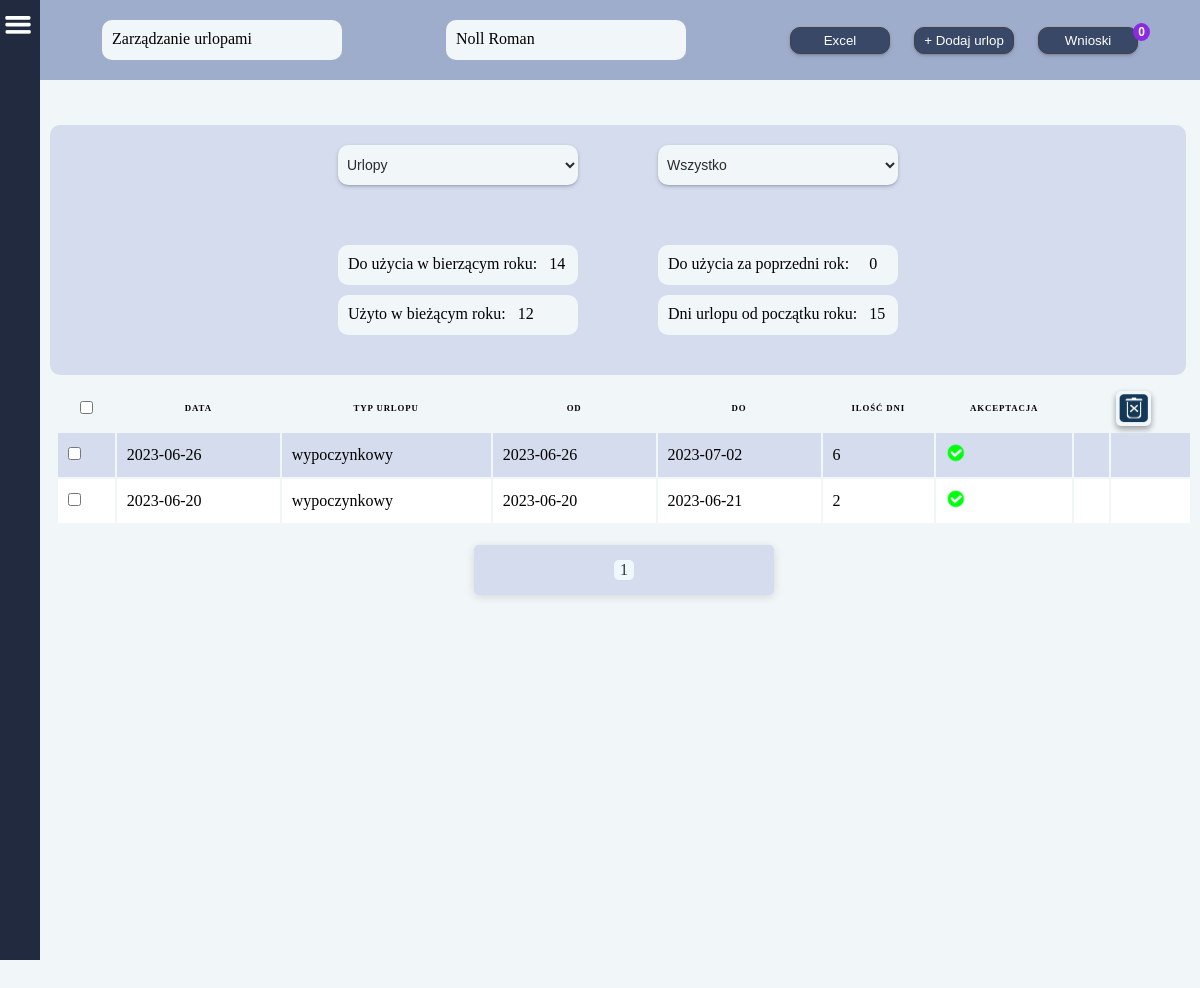
/vacations/3/ (signed in), run on an earlier commit of the app's database.
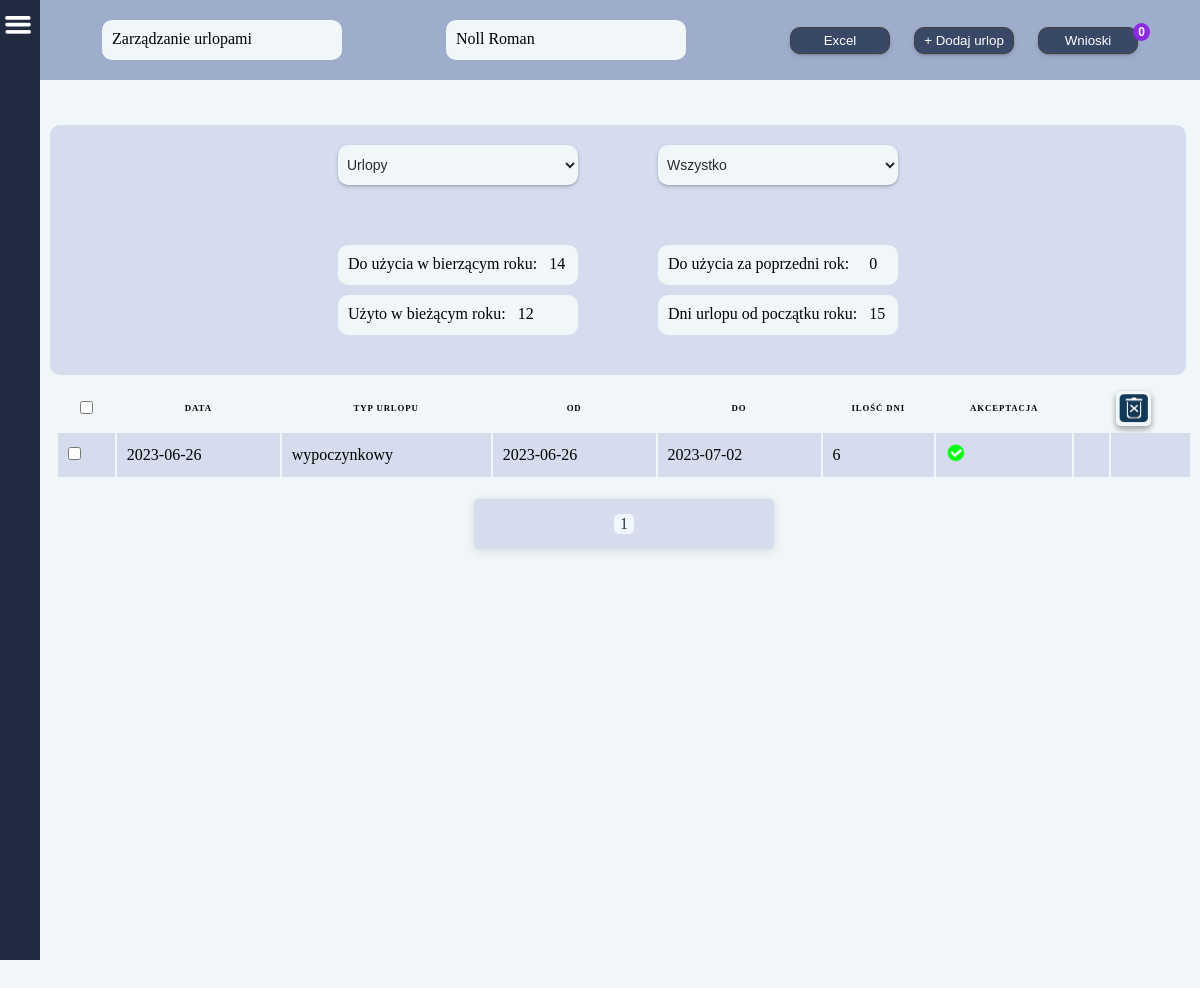
And on a later commit of the database.
### main/models.py (models this page shows, shortened)
class Vacations(models.Model):
    user = models.ForeignKey(
        CustomUser,
        related_name='user',
        on_delete=models.CASCADE,
        null=True,
        )
    year = models.CharField(
        default='0000',
        max_length=4,
        verbose_name='Rok',
    )
    date = models.CharField(
        default='00-00-0000',
        max_length=10,
        verbose_name='Data',
    )
    v_from = models.CharField(
        default='00-00-0000',
        max_length=10,
        verbose_name='Od',
    )
    v_to = models.CharField(
        default='00-00-0000',
        max_length=10,
        verbose_name='Do',
    )
    type = models.CharField(
        null=True,
        max_length=50,
        verbose_name='Typ urlopu',
    )
    actually_days_to_use = models.IntegerField(
        default=0,
        verbose_name='Faktyczny urlop według przepracowanych dni',
    )
    days_used_in_current_year = models.IntegerField(
        default=0,
        verbose_name='Użyto w bieżącym roku',
    )
    days_to_use_in_last_year = models.IntegerField(
        default=0,
        verbose_name='Do użycia w poprzednim roku',
    )
    days_used_in_last_year = models.IntegerField(
        default=0,
        verbose_name='Użyto w poprzednim roku',
    )
    days_planned = models.IntegerField(
        null=True,
        verbose_name='Zaplanowany urlop',
    )
    consideration = models.BooleanField(
        default=False,
        verbose_name='Rozpatrywanie',
    )
    accepted = models.BooleanField(
        default=False,
        verbose_name='Akceptacja',
    )

### main/views.py (the view, shortened to what this page needs)
# urls.py: path('vacations/<pk>/', vacations, name='vacations'),
def vacations(request, pk):
    user = get_object_or_404(CustomUser, id=pk)
    users = CustomUser.objects.all().values('username')
    username_list = [user['username'] for user in users]
    vacations = Vacations.objects.filter(user__id=user.id).order_by('-id')
    years_list = [vacation.v_from[:4] for vacation in vacations]
    paginator = Paginator(vacations, 2)
    page_number = request.GET.get('page')
    page_obj = paginator.get_page(page_number)
    request.session['users'] = username_list
    all_years = Vacations.objects.all()
    all_years_list = [year.v_from[:4] for year in all_years]
    request.session['years'] = sorted(list(set(all_years_list)))
    today = date.today()
    start_of_year = date(today.year, 1, 1)
    days_since_start = (today - start_of_year).days
    current_month = datetime.now().month
    try:
        days_to_use = user.vacations_days_quantity_de / 12 * current_month
        vacations.actually_days_to_use = round(days_to_use)
    except:
        error = 'Twoje dane nie zostały uzupełnione, zwróć się do Administartora.'
        return render(request, 'error.html', {'error': error})
    today = date.today()
    first_day_of_the_year = date(today.year, 1, 1)
    if today == first_day_of_the_year:
        user.last_year_vacations_days_quantity_de = user.days_to_use_in_current_year_de
        user.days_to_use_in_current_year_de = user.vacations_days_quantity_de
        user.save()
    context = {
        'vacations': vacations,
        'user': user,
        'users': username_list,
        'actually_days_to_use': vacations.actually_days_to_use,
        'years_list': set(years_list),
        'days_used_in_current_year': user.vacations_days_quantity_de - user.days_to_use_in_current_year_de,
        'last_year_vacations_used_days_quantity': user.vacations_days_quantity_de - user.last_year_vacations_days_quantity_de,
        'page_obj': page_obj,
    }
    return render(request, 'vacations.html', context)

### main/templatetags/vacation_requests.py (called while the page is built)
@register.simple_tag
def request_quantity():
    reqs = VacationRequest.objects.all().order_by('-v_request__id')
    count = 0
    for r in reqs:
        if r.v_request.consideration is True:
            count += 1
    return count

### main/templates/vacations.html (shortened to what the changed rows need)
{% extends 'base.html' %}
{% load static %}
{% load vacation_requests %}
    {% block content %}
    <div class="page-container">
        <div class="container">
            <table id="table">
                <form method="POST">
                <thead>
                    <tr>
                        <th>
                            <input type="checkbox" onclick="checkAll()">
                        </th>
                        <th>Data</th>
                        <th>Typ urlopu</th>
                        <th>Od</th>
                        <th>Do</th>
                        <th>Ilość dni</th>
                        <th>Akceptacja</th>
                        <th></th>
                        <th>
                            {% if request.user.is_superuser %}
                                <div class="label_img">
                                    <input type="image" src="{% static 'images/delete.png' %}" width="30" height="30">
                                </div>
                            {% endif %}
                        </th>
                    </tr>
                </thead>
                {% for v in page_obj %}
                    <tr>
                        <td>
                            <input id="check" type="checkbox" name="marked" value="{{ v.id }}" >
                        </td>
                        <td data-label="Data">{{ v.date }}</td>
                        <td data-label="Typ urlopu">{{ v.type }}</td>
                        <td data-label="Od">{{ v.v_from }}</td>
                        <td data-label="Do">{{ v.v_to }}</td>
                        <td data-label="Ilość dni">{{ v.days_planned }}</td>
                        {% if  v.accepted is True %}
                            <td data-label="Akceptacja">
                                <img src="{% static 'images/accept.png' %}" width="20" height="20">
                            </td>
                            <td></td>
                            <td></td>
                        {% elif v.accepted is False %}
                            <td data-label="Akceptacja">
                                <img src="{% static 'images/close.png' %}" width="20" height="20">
                            </td>
                            <td></td>
                            <td></td>
                        {% endif %}
                    </tr>
                {% endfor %}
            </form>
            </table>
        </div>
    </div>
    {% endblock %}

What changed in the data, as far as the page shows it:
removed Vacations: date "2023-06-20", type "wypoczynkowy", v_from "2023-06-20", v_to "2023-06-21", days_planned "2", accepted True (drawn)
